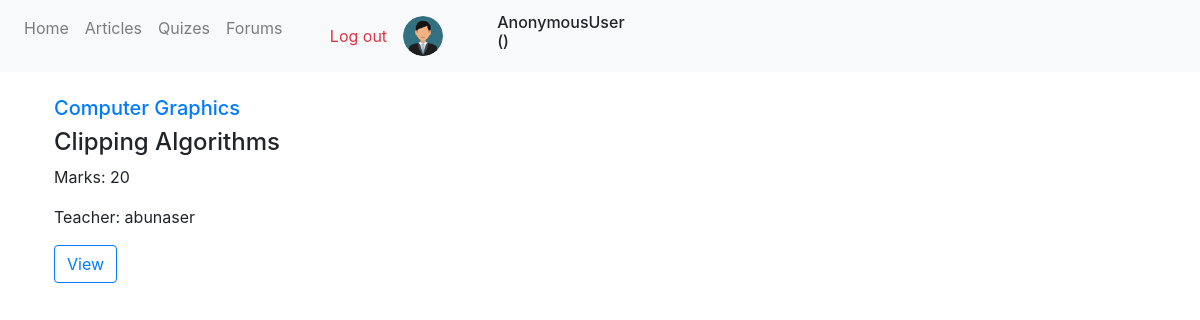
The page /quizes/home/ on the database as committed earlier.
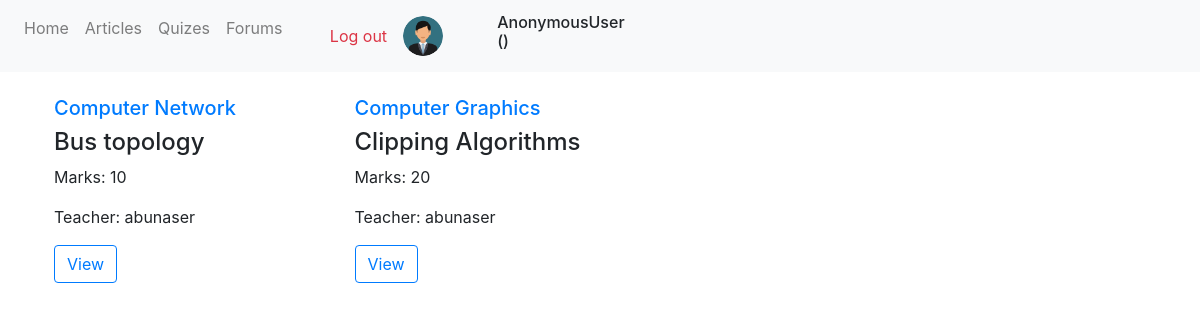
The same page on the database as committed later.
### App_Quizes/models.py (models this page shows, shortened)
class Quiz(models.Model):
    teacher = models.ForeignKey(User, on_delete=models.CASCADE, related_name='quiz')
    subject = models.CharField(max_length=264, blank=True)
    title = models.CharField(max_length=264, blank=True)
    marks = models.IntegerField(blank=True)
    questions = models.TextField(blank=True)
    upload_date = models.DateField(auto_now_add=True)
    class Meta:
        ordering = ['-upload_date']

### App_Quizes/views.py (the view)
# urls.py: path('home/', views.home, name="home"),
def home(request):
    quizes = Quiz.objects.all()
    context = {'quizes' : quizes}
    return render(request, 'App_Quizes/home.html', context)

### templates/App_Quizes/home.html (shortened to what this page needs)
{% extends 'navbar.html' %}
{% block body_block %}
<div class="row row-cols-3 my-2">
    {% for quiz in quizes %}
    <div class="col-3 mx-2" style="width: 18rem; min-height: 20rem;">
        <h5 class="text-primary">{{quiz.subject}}</h5>
        <h4 class="">{{quiz.title}}</h4>
        <p class="">Marks: {{quiz.marks}}</p>
        <p class="">Teacher: {{quiz.teacher}}</p>
        <a href="{% url 'App_Quizes:quiz_view' id=quiz.id %}" class="btn btn-outline-primary">View</a>
    </div>
    {% endfor %}
</div>
{% endblock %}

### templates/navbar.html (shortened to what this page needs)
<!DOCTYPE html>
<html lang="en">
<head>
    <link rel="stylesheet" href="https://maxcdn.bootstrapcdn.com/bootstrap/4.4.1/css/bootstrap.min.css">
    <link rel="stylesheet" href="https://cdnjs.cloudflare.com/ajax/libs/font-awesome/4.7.0/css/font-awesome.min.css">
</head>
<body>
    <nav class="navbar navbar-expand-lg navbar-light bg-light">
        <div class="collapse navbar-collapse" id="navbarNav">
          <ul class="navbar-nav">
            <li class="nav-item">
              <a class="nav-link" href="{% url 'home' %}">Home <span class="sr-only">(current)</span></a>
            </li>
            <li class="nav-item">
              <a class="nav-link" href="{% url 'App_Articles:home' %}">Articles <span class="sr-only">(current)</span></a>
            </li>
            <li class="nav-item">
              <a class="nav-link" href="{% url 'App_Quizes:home' %}">Quizes <span class="sr-only">(current)</span></a>
            </li>
            <li class="nav-item">
              <a class="nav-link" href="{% url 'App_Forums:home' %}">Forums <span class="sr-only">(current)</span></a>
            </li>
            <li class="nav-item d-flex align-items-center">
              <a class="nav-link" href="{% url 'App_Accounts:logout' %}"><span class="text-danger">Log out</span> <span class="sr-only">(current)</span></a>
            </li>
            <li class="nav-item row">
              <div class="col">
                {% if user.user_profile.profile_pic %}
                  <a class="nav-link" href="#"><img src="/media/{{user.user_profile.profile_pic}}" height="40px" width="40px" class="rounded-circle"></a>
                {% else %}
                  <a class="nav-link" href="#"><img src="/media/profile_pics/default_user.png" height="40px" width="40px" class="rounded-circle"></a>
                {% endif %}
              </div>
              <div class="col d-flex justify-content-center align-items-center">
                <h6>{{request.user}} ({{request.user.user_profile.type}})</h6>
              </div>
            </li>
          </ul>
        </div>
      </nav>
    <div class="container p-3">
        {% block body_block %} {% endblock %}
    </div>
</body>
</html>

Rows that differ between the two databases and show on the page:
added Quiz: subject "Computer Network", title "Bus topology", marks "10", teacher "abunaser"
